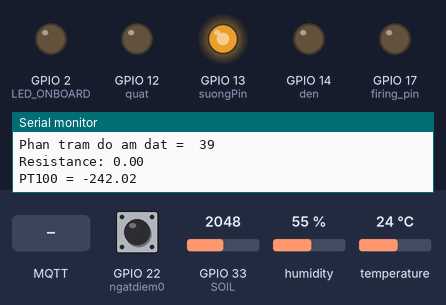
Bench run of a sketch on a simulated ESP32. Shown: output pins drawn as LEDs (lit = HIGH), the last lines printed to the serial monitor. Inputs (shaded band) come from the test bench; at power-on: GPIO 33 (SOIL) = 2048, temperature 24 °C, GPIO 22 (ngatdiem0) HIGH, humidity 55 %. WiFi joins after 1.5 s; servers stay silent unless stated; no MQTT or app messages arrive unless stated; pins used as bus, display or sensor lines are not drawn.

Above: at 2.7 s.
2.8 s: MQTT message "on" arrives on the first subscribed topic
At 3.2 s:
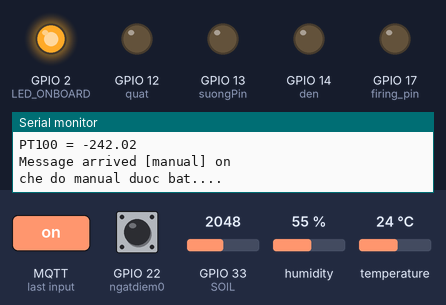
4.3 s: GPIO 33 (SOIL) set to 2866
7.0 s: MQTT message "off" arrives on the first subscribed topic
At 7.5 s:
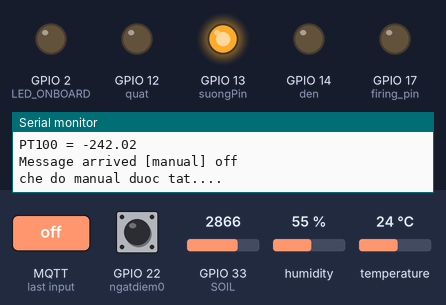
8.5 s: GPIO 33 (SOIL) set to 1629
At 9.5 s:
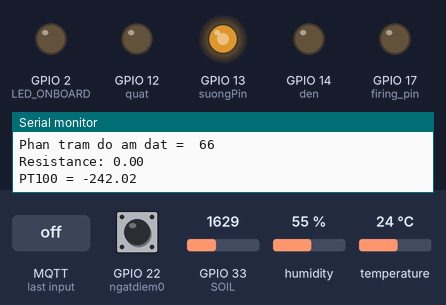
10.0 s: GPIO 33 (SOIL) set to 1488
At 11.9 s:
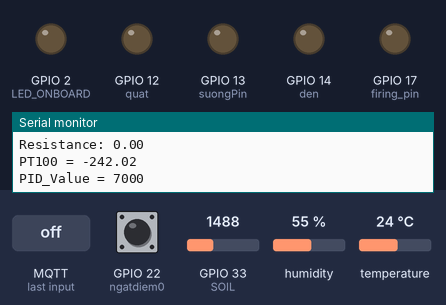
17.6 s: temperature set to 28 °C
20.8 s: temperature set to 31 °C
At 24.0 s:
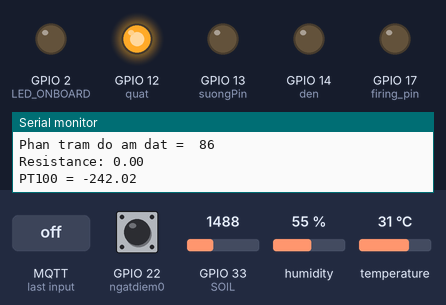
Timing chart, 0 to 25.1 s (numbered marks = the images above; inputs shaded):
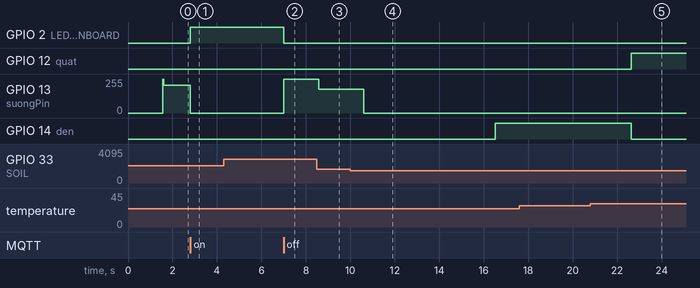

The sketch:

test_tai_nha.ino
```cpp
//#include <Adafruit_MAX31865.h>
#include <stdlib.h>
#include <SPI.h>
#include <WiFi.h>
#include <PubSubClient.h>
#include "DHT.h"
#include "Capacitive_Soil.h"
#include "Max31865_Khanh.h"

//Khai báo VSPI Max31865
#define CS_A 5

#define SDI 23
#define SDO 19
#define CLK 18

//DHT11 chân 15
#define DHTPIN 15
#define DHTTYPE DHT11
#define LED_ONBOARD 2
#define quat 12  // là công tắc điện tử, kích khi có yêu cầu thông gió - cân bằng nhiệt độ
#define den 14   // là công tắc điện tử, kích khi có yêu cầu PID nhiệt độ
uint16_t phantramdat = 0;
DHT dht(DHTPIN, DHTTYPE);


const char* ssid = "Thu Ba";
const char* password = "annhien2016";
const char* mqtt_server = "192.168.1.4";

// const char* ssid = "nth";
// const char* password = "nama51309";

// const char* ssid = "CHICO CAFE 6";
// const char* password = "66666666";

// const char* ssid = "Redmi 10";
// const char* password = "0374152855";


WiFiClient esp32;
PubSubClient client(esp32);
#define MSG_BUFFER_SIZE (50)
char msg[MSG_BUFFER_SIZE];
int value = 0;
bool PID_Nhietdo = 0;
bool batquat_1 = 0;
bool batquat_2 = 0;
bool batquat_3 = 0;
bool phun_suong = 1;
bool tuoicay = 0;
bool bat_quat = 0;
bool manual = 0;
bool error_t_h = 0;
unsigned long lastMsg = 0;
unsigned long delay_ngat = 0;
unsigned long time1;
unsigned long time2;
unsigned long time_sheet;
unsigned long time_hoitiep;
unsigned long now_phunsuong;
unsigned long now_quat;
float h;
float t;

//khai bao cac biến cho mạch phát hiện điểm 0
uint32_t demngat = 0;
bool zero_cross_detected = 0;
uint32_t max_firing_delay = 7000;
bool fix = 0;
bool fix_oke = 0;
#define ngatdiem0 22
#define firing_pin 17
// mạch kích triac


//Khai báo các biến ngoại vi
char data_temp[12] = "";
char data_soil[5] = "";
char data_hum[12] = "";
char data_temp_PT100[12] = "";
//char data
float muccanhbao_nhietdo_nguongduoi = 27.5;
float muccanhbao_nhietdo_nguongtren = 28.5;
uint8_t muccanhbao_soil_nguongduoi = 80;
uint8_t muccanhbao_soil_nguongtren = 85;

//uint32_t Freq = 0;

//biến PID

float setpoint = 31.0f;  // nhiệt độ tốt - đặt cho cây phát triển.
//Đồ án sẽ kiểm soát nhiệt độ của nhà kính dao động từ 27,5 đến 28,5.
float PID_error = 0;
float previous_error = 0;
float elapsedTime, Time, timePrev;
int PID_value = 0;
//PID constants
int kp = 300;
float ki = 3;
int kd = 400;
float PID_p = 0;
float PID_i = 0;
float PID_d = 0;

// setting PWM properties
const int suongPin = 13;     // GPIO13 - PWM phun sương
const int freq = 15000;      // Tần số 15KHz
const int suongChannel = 1;  // chọn channel 0
const int resolution = 8;    // độ phân giải analog 8 bit, tối đa là 16 bit
const int duty_suong = 210;

// void ngat trên chân 22

void IRAM_ATTR ngat() {
  if (digitalRead(ngatdiem0) == 0) {
    zero_cross_detected = 1;
    demngat += 1;
    while (digitalRead(ngatdiem0) == 0) {
      // nếu nhiệt độ nhà kính đang trong quá trình PID mà nhiệt độ môi trường >= 27.5, thì công tắc đèn sẽ bị tắt , dẫn đến chân ngắt(zerocross) luôn là mức 0, vì thế ta cần lệnh if để thoát khỏi vòng lặp.
      if (digitalRead(den) == 0) { // trong hàm ngắt thì ko nên để 1 biến mà biến đó được đọc từ 1 thư viện hoặc một ngắt khác
        break;
        Serial.println("ket trong if");
      }
         Serial.println("ket trong while");
    }
  }
}

void setup_wifi() {
  delay(10);
  Serial.print("Connecting to ");
  Serial.println(ssid);
  //WiFi.mode(WIFI_STA);
  WiFi.begin(ssid, password);

  while (WiFi.status() != WL_CONNECTED) {
    delay(500);
    Serial.print(".");
  }

  Serial.println("");
  Serial.println("ESP32 connected");
  Serial.println("IP address: ");
  Serial.println(WiFi.localIP());
}

void callback(String topic, byte* message, unsigned int length) {
  Serial.print("Message arrived [");
  Serial.print(topic);
  Serial.print("] ");
  String message_string;
  for (int i = 0; i < length; i++) {
    Serial.print((char)message[i]);
    message_string += (char)message[i];
  }
  Serial.println();

  //Ham nay de sua muc canh bao từ dashboard gửi

  //Serial.print("chuoi_truoc");
  // Serial.println(message_string);
  if (topic == "nhietdo/MCB/nguongtren") {
    muccanhbao_nhietdo_nguongtren = message_string.toInt();
    Serial.print("muccanhbaonhietdo_nguongtren: ");
    Serial.println(muccanhbao_nhietdo_nguongtren);
  } else if (topic == "nhietdo/MCB/nguongduoi") {
    muccanhbao_nhietdo_nguongduoi = message_string.toInt();
    Serial.print("muccanhbaonhietdo_nguongduoi: ");
    Serial.println(muccanhbao_nhietdo_nguongduoi);
  }

  else if (topic == "doamdat/MCB/nguongtren") {
    muccanhbao_soil_nguongtren = message_string.toInt();
    Serial.print("muccanhbaodoam_nguongtren: ");
    Serial.println(muccanhbao_soil_nguongtren);
  } else if (topic == "doamdat/MCB/nguongduoi") {
    muccanhbao_soil_nguongduoi = message_string.toInt();
    Serial.print("muccanhbaodoam_nguongduoi: ");
    Serial.println(muccanhbao_soil_nguongduoi);
  }
  if (phantramdat >= muccanhbao_soil_nguongtren || phantramdat <= muccanhbao_soil_nguongduoi) {
    client.publish("warning/soil", "độ ẩm đất vượt ngưỡng");
    time1 = millis();
  } else if (PT100_Temperature >= muccanhbao_nhietdo_nguongtren || PT100_Temperature <= muccanhbao_nhietdo_nguongduoi) {
    client.publish("warning/temp", "nhiệt độ nhà kính vượt ngưỡng");
    time2 = millis();
  }


  // Chop tat led
  if (topic == "manual") {
    if (message_string == "on") {
      Serial.println("che do manual duoc bat....");
      Serial.println();
      digitalWrite(LED_ONBOARD, HIGH);  // led sáng thì manual được bật
      digitalWrite(quat, 0);
      ledcWrite(suongChannel, 0);
      digitalWrite(den, 0);
      manual = 1;
    } else if (message_string == "off") {
      Serial.println("che do manual duoc tat....");
      digitalWrite(LED_ONBOARD, LOW);  // Turn the LED off by making the voltage HIGH
      manual = 0;
    }
  }
  //chọn chế độ, nếu có tín hiệu manual nodered, thì dừng hết tất cả các hàm như PID, phun sương kiểm soát, quạt kiểm soát v.v...
  if (topic == "quathut" || topic == "phunsuong") {
    // tắt quạt và tắt sương trước khi thực hiện thay đổi trạng thái on - off
    if (topic == "quathut") {
      if (message_string == "on" && manual == 1) {
        Serial.println("bat quat");
        digitalWrite(quat, HIGH);  // Turn the LED on (Note that LOW is the voltage level
      } else if (message_string == "off" && manual == 1) {
        digitalWrite(quat, LOW);  // Turn the LED off by making the voltage HIGH
      }
    }
    if (topic == "phunsuong") {
      if (message_string == "on" && manual == 1) {
        Serial.println("bat bom suong");
        ledcWrite(suongChannel, 255);
      } else if (message_string == "off" && manual == 1) {
        ledcWrite(suongChannel, 0);
      }
    }
  }
}

void reconnect() {
  // Loop until we're reconnected
  while (!client.connected()) {
    Serial.print("Attempting MQTT connection...");
    // Create a random client ID
    String clientId = "ESP32";
    // Attempt to connect
    if (client.connect(clientId.c_str())) {
      Serial.println("connected");
      // Once connected, publish an announcement...
      //client.publish("outTopic", "hello world");
      // ... and resubscribe
      client.subscribe("manual");
      client.subscribe("doamdat/MCB/nguongtren");
      client.subscribe("doamdat/MCB/nguongduoi");
      client.subscribe("nhietdo/MCB/nguongtren");
      client.subscribe("nhietdo/MCB/nguongduoi");
      client.subscribe("quathut");
      client.subscribe("phunsuong");
    } else {
      Serial.print("failed, rc=");
      Serial.print(client.state());
      Serial.println(" try again in 5 seconds");
      // Wait 5 seconds before retrying
      delay(5000);
    }
  }
}


void setup() {
  // Set pin mode
    Serial.begin(115200);

  pinMode(SOIL, INPUT);
  SPI.begin();
  pinMode(LED_ONBOARD, OUTPUT);
  dht.begin();
  setup_wifi();
  client.setServer(mqtt_server, 1883);
  client.setCallback(callback);
  pinMode(CS_A, OUTPUT);
  pinMode(ngatdiem0, INPUT);
  pinMode(quat, OUTPUT);
  pinMode(den, OUTPUT);
  pinMode(firing_pin, OUTPUT);
  ledcSetup(suongChannel, freq, resolution);
  ledcAttachPin(suongPin, suongChannel);
  attachInterrupt(ngatdiem0, ngat, FALLING);
  time_sheet = millis();
  delay_ngat = millis();

  //    Freq = getCpuFrequencyMhz();
  // Serial.print("CPU Freq = ");
  // Serial.println(Freq);
}

void loop() {

  if (!client.connected()) {
    reconnect();
  }
  client.loop();
  // tuoi_cay();
  // Serial.print("cam bien dat = ");
  // Serial.println(cambiendat);

  //nếu manual == 0, thì hệ thống được tự động điều chỉnh nhiệt độ và độ ẩm đất
  if(manual == 0)
  {
  //PID khi nhiệt độ dưới 27.5
  if (t < 30 && PT100_Temperature < 30 && tuoicay == 0) {
    PID_Nhietdo = 1;
    batquat_1 = 0;
    batquat_2 = 0;
    batquat_3 = 0;
    if (digitalRead(quat) == 1) {
      digitalWrite(quat, 0);
    }
    ledcWrite(suongChannel, 0);
  }
  //tắt PID khi nhiệt độ ngoài trời đã lớn hơn 27.5
  //khi nhiệt độ ngoài trời ngang với mức nhiệt độ mong muốn, chỉ cần bật quạt liên tục để thông gió - cân bằng nhiệt độ trong và ngoài nhà kính
  if ((t >= 30 && t <= 32) && tuoicay == 0) {
    PID_Nhietdo = 0;
    batquat_1 = 1;
    batquat_2 = 0;
    batquat_3 = 0;
    if (digitalRead(den) == 1) {
      digitalWrite(den, 0);
    }
    ledcWrite(suongChannel, 0);
  }
  //khi nhiệt độ ngoài trời đã cao hơn ngưỡng mong muốn, ta cần dùng đến hệ thống phun sương có kiểm soát kết hợp quạt thông gió
  if ((t > 32 && PT100_Temperature > 32) && tuoicay == 0) {
    PID_Nhietdo = 0;
    batquat_1 = 0;
    batquat_2 = 1;
    batquat_3 = 0;
    if (digitalRead(den) == 1) {
      digitalWrite(den, 0);
    }
  }

  // trường hợp ngoại lệ
  if ((t < 30 && PT100_Temperature > 32) && tuoicay == 0)  // vì một lý do nào đó nhiệt độ môi trường khá thấp, nhưng nhiệt độ trong nhà kính > 28.5
  {
    PID_Nhietdo = 0;
    batquat_1 = 0;
    batquat_2 = 0;
    batquat_3 = 1;
    if (digitalRead(den) == 1) {
      digitalWrite(den, 0);
    }
    ledcWrite(suongChannel, 0);
  }

  if (PID_Nhietdo == 1) {
    PID_Temp();
  }

  if (batquat_1 == 1) {
    if (digitalRead(quat) == 0) {
      digitalWrite(quat, 1);
    }
  }

  if (batquat_2 == 1) {
    // if(PT100_Temperature < 27.5) // trường hợp tưới cây khi trời năng nóng và độ ẩm đất < 80, ta ưu tiên tưới cây, nhưng tưới cây xong nhiêt độ trong phòng giảm mạnh
    // {
    //   if(digitalRead(quat) == 0)
    //     {
    //     digitalWrite(quat, 1);
    //     }
    //   ledcWrite(suongChannel, 0);
    // }
    // nếu phun sương khiến cho nhà kính giảm nhiệt độ xuống dưới 28.5, lúc này không cần phun nữa. Chỉ cần đợi khi sức nóng của buổi trưa làm cho nhà kính nóng hone 28.5 thì sẽ bắt đầu phun tiếp và quạt tiếp
    if (phun_suong == 1 && PT100_Temperature > 32) {
      digitalWrite(quat, 0);
      now_phunsuong = millis();
      phun_suong = 0;
      bat_quat = 1;
      ledcWrite(suongChannel, duty_suong);
    }
    if ((millis() - now_phunsuong > 3000) && bat_quat == 1) {
      ledcWrite(suongChannel, 0);
      now_quat = millis();
      digitalWrite(quat, 1);
      bat_quat = 0;
    }

    if (millis() - now_quat > 7000 && bat_quat == 0)  // bật quạt 7 giây sau khi phun sương 3 giây
    {
      phun_suong = 1;
    }
  }

  if (batquat_3 == 1) {
    if (PT100_Temperature > 31.8) {
      if (digitalRead(quat) == 0) {
        digitalWrite(quat, 1);
      }
    } else {
      if (digitalRead(quat) == 1) {
        digitalWrite(quat, 0);
      }
    }
  }
  tuoi_cay();
  }

  unsigned long now1 = millis();
  //publish cảm biến lên dashboard
  if (now1 - lastMsg > 1000) {
    lastMsg = now1;
    h = dht.readHumidity();
    t = dht.readTemperature();
    //kiểm tra xem có lỗi trong quá trình đọc nhiệt độ trên DHT11 không
    if (isnan(h) || isnan(t)) {
      error_t_h = 1;
    } else {
      error_t_h = 0;
    }
    if (error_t_h == 0) {
      sprintf(data_temp, "%3.2f", t);
      client.publish("temperature", data_temp);
      Serial.print("Temp: ");
      Serial.print(t);
      Serial.println(" *C");

      sprintf(data_hum, "%3.2f", h);
      client.publish("humidity", data_hum);
      Serial.print("Humi: ");
      Serial.print(data_hum);
      Serial.println(" %RH");
    }
    //publish độ ẩm đất
    phantramdat = convert_SOIL();  //data_soil
    sprintf(data_soil, "%3d", phantramdat);
    client.publish("cap/soil", data_soil);
    Serial.print("Phan tram do am dat = ");
    Serial.println(data_soil);

    //publish nhiệt độ trong nhà kính
    readRegister(CS_A);
    convertToTemperature(CS_A);
    sprintf(data_temp_PT100, "%3.2f", PT100_Temperature);
    client.publish("temp/PT100", data_temp_PT100);
    Serial.print("PT100 = ");
    Serial.println(data_temp_PT100);
  }


  //publish cảnh báo lên Node-RED, rồi từ Node-RED đẩy lên điện thoại
  if (((phantramdat >= muccanhbao_soil_nguongtren) || (phantramdat <= muccanhbao_soil_nguongduoi)) && (millis() - time1 > 12000)) {
    client.publish("warning/soil", "Độ ẩm đất vượt ngưỡng");
    time1 = millis();
  }
  if ((PT100_Temperature >= muccanhbao_nhietdo_nguongtren || PT100_Temperature <= muccanhbao_nhietdo_nguongduoi) && (millis() - time2 > 12000)) {
    client.publish("warning/temp", "Nhiệt độ nhà kính vượt ngưỡng");
    time2 = millis();
  }

  //cập nhật dữ liệu lên sheet mỗi 10 giây 1 lần
  if (millis() - time_sheet > 10000) {

    client.publish("temperature/table", data_temp);
    //client.publish("humidity/table", data_hum);
    client.publish("soil/table", data_soil);
    client.publish("temp_PT100/table", data_temp_PT100);
    time_sheet = millis();
  }
  //tuoi_cay();
}

// hàm PID gia nhiệt
void PID_Temp() {

  if (digitalRead(den) == 0 && (millis() - delay_ngat > 15000)) {
    digitalWrite(den, 1);  // công tắc tổng, bật công tắc này để bắt đầu thực hiện PID
  } else {
  }
  unsigned long now = millis();
  if (now - time_hoitiep > 1000) {

    PID_error = setpoint - PT100_Temperature;
    if (PID_error > 3.1)  //integral constant will only affect errors below 30ºC
    { PID_i = 0; }

    PID_p = kp * PID_error;            //Calculate the P value
    PID_i = PID_i + (ki * PID_error);  //Calculate the I value
    timePrev = Time;                   // the previous time is stored before the actual time read
    Time = millis();                   // actual time read
    elapsedTime = (Time - timePrev) / 1000;
    PID_d = kd * ((PID_error - previous_error) / elapsedTime);  //Calculate the D value
    PID_value = PID_p + PID_i + PID_d;                          //Calculate total PID value

    //We define firing delay range between 0 and 7000. Read above why 7000!!!!!!!
    if (PID_value < 0) { PID_value = 0; }
    if (PID_value > 7000) { PID_value = 7000; }
    previous_error = PID_error;
    Serial.print("PID_Value = ");
    Serial.println(PID_value);
    time_hoitiep = now;
  }
  // Kiểm soát công suất bóng đèn
  if (zero_cross_detected == 1) {
    delayMicroseconds(max_firing_delay - PID_value);
    if ((PT100_Temperature >= setpoint - 0.2) && fix == 0) {
      digitalWrite(firing_pin, 0);
      delay(3000);
      fix = 1;
      fix_oke = 1;
    }
    if (PT100_Temperature >= setpoint && fix_oke == 1) {
      digitalWrite(firing_pin, 0);
    } else {
      digitalWrite(firing_pin, 1);
    }
    delayMicroseconds(100);
    digitalWrite(firing_pin, 0);
    zero_cross_detected = 0;
  }
}

void tuoi_cay()
{
  if(phantramdat <= 80)
  {
    tuoicay = 1;
    PID_Nhietdo = 0;
    batquat_1 = 0;
    batquat_2 = 0;
    batquat_3 = 0;
    if(digitalRead(quat) == 1)
    {
    digitalWrite(quat, 0);
    }
    if(digitalRead(den) == 1)
    {
    digitalWrite(den, 0);
    }
  }
  if(phantramdat >= 0 && phantramdat < 30)
  {
    ledcWrite(suongChannel, 255);
  }
  else if(phantramdat >= 30 && phantramdat < 65)
  {
    ledcWrite(suongChannel, 210);
  }
  else if(phantramdat >= 65 && phantramdat < 80)
  {
    ledcWrite(suongChannel, 180);
  }
  if(phantramdat >= 80)
  {
    tuoicay = 0;
  }

  if(phantramdat >= 80 && t < 28.5)
  {
    ledcWrite(suongChannel, 0);
  }

}
```

Capacitive_Soil.h
```cpp
                                          /*            Thư viện Capacitive_Soil được viết bởi Trương Quang Bảo Khanh                     */

                        /*  Thư viện này được sử dụng với mục đích chuyển đổi tín hiệu analog thành giá trị % độ ẩm đất sử dụng cảm biến Độ ẩm đất điện dung */

                                          /*Các giá trị analog VD: 2751, 2325 v.v... là những giá trị được đo được từ % độ ẩm đất thực tế.*/

                                          /*Các bạn có thể đo các giá trị này bằng cách phơi khô 1 phần đất, sử dụng cân tiểu ly để ước lượng
                                            và suy ra giá trị phần trăm đất với công thức W = (mw x 100)/ms, trong đó mw là khối lượng nước
                                            và ms là khối lượng đất khô.                                                                   */

#define SOIL 33

uint16_t convert_SOIL()
{
  uint16_t per_SOIL = 0;                            //biến này lưu trữ giá trị phần trăm độ ẩm đất
  uint16_t cambiendat = analogRead(SOIL);           //SOIL cần được khai báo là 1 pin cụ thể
  // độ ẩm đất bé hơn 0%
  if(cambiendat >= 2751)
  {
    per_SOIL = 0;
  }

  // độ ẩm đất đo được từ 0 - 20%
  else if(cambiendat >= 2325 && cambiendat <= 2750)
  {
    per_SOIL = map(cambiendat, 2325, 2750, 20, 0); //x = 0, y = 20; z = 2750, t = 2325; g = cambiendat(analog); %độ ẩm  = per_soils
  }

  // độ ẩm đất từ 20% - 40%
  else if(cambiendat >= 2020 && cambiendat <= 2324)
  {
    per_SOIL = map(cambiendat, 2020, 2324, 40, 20);
  }

  // độ ẩm đất từ 40% - 60%
  else if(cambiendat >= 1670 && cambiendat <= 2019)
  {
    per_SOIL = map(cambiendat, 1670, 2019, 60, 40);
  }

  // độ ẩm đất từ 60% - 80%
  else if(cambiendat >= 1520 && cambiendat <= 1669)
  {
    per_SOIL = map(cambiendat, 1520, 1669, 80, 60);
  }

  // độ ẩm đất từ 80% - 100%
  else if(cambiendat >= 1415 && cambiendat <= 1519)
  {
    per_SOIL = map(cambiendat, 1415, 1519, 100, 80);
  }

  // độ ẩm đất lớn hơn 100%
  else if(cambiendat <= 1414)
  {
    per_SOIL = 100;
  }
  return per_SOIL;
}
```

Source omitted: Max31865_Khanh.h (2656 bytes)

Measured:
- the behaviour switches between 1528 and 1527 on GPIO 33 (SOIL) (found by bisection; images 3 and 4)
- the behaviour switches between 29 and 30 °C on temperature (found by bisection; images 4 and 5)
- after the input at 2.8 s, GPIO 2 (LED_ONBOARD): LOW → HIGH at once; GPIO 13 (suongPin): 209/255 → 0/255 at once
- after the input at 7.0 s, GPIO 2 (LED_ONBOARD): HIGH → LOW at once; GPIO 13 (suongPin): 0/255 → 255/255 at once
- after the input at 8.5 s, GPIO 13 (suongPin): 255/255 → 179/255 after 0.09 s
- after the input at 10.0 s, GPIO 13 (suongPin): 179/255 → 0/255 after 0.61 s; GPIO 14 (den): LOW → HIGH after 6.5 s
- after the input at 20.8 s, GPIO 12 (quat): LOW → HIGH after 1.8 s; GPIO 14 (den): HIGH → LOW after 1.8 s
